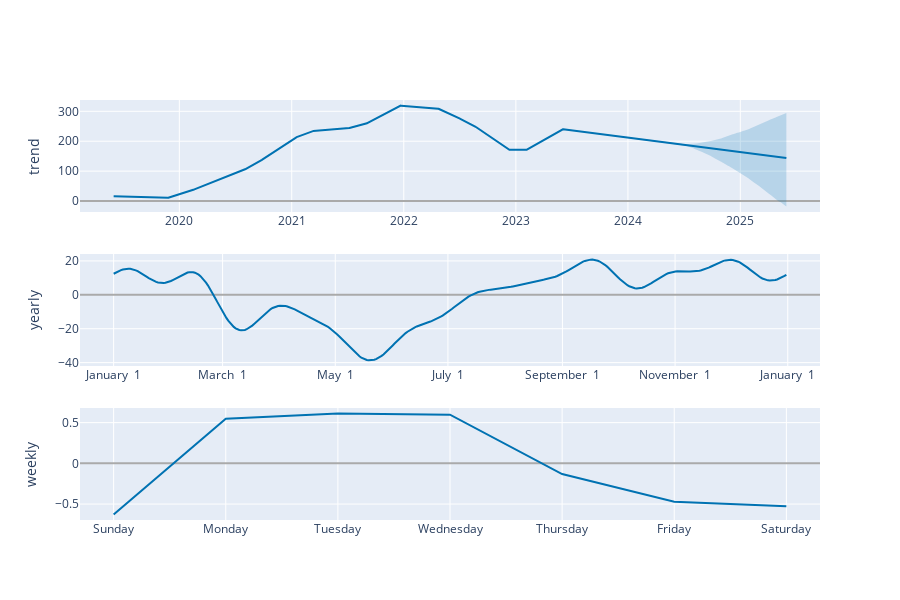

This figure's notebook cell:
### Code cell
fig = plot_plotly(m, forecast)
plot_components_plotly(m, forecast)

## Generated figure is found in folder as 'newplot.png'

### Figure 1 — Plotly figure (JSON) as saved in the notebook; plotly's stock layout.template omitted (floating-point values rounded to 4 significant figures; data arrays with more than 128 entries replaced by an {"elided": "..."} marker saying what was removed)
{"data": [{"line": {"color": "#0072B2", "width": 2}, "mode": "lines", "name": "trend", "type": "scatter", "x": {"elided": "2192 str values"}, "xaxis": "x", "y": {"elided": "2192 float values"}, "yaxis": "y"}, {"line": {"color": "rgba(0, 114, 178, 0.2)", "width": 0}, "mode": "lines", "name": "trend_upper", "type": "scatter", "x": {"elided": "2192 str values"}, "xaxis": "x", "y": {"elided": "2192 float values"}, "yaxis": "y"}, {"fill": "tonexty", "fillcolor": "rgba(0, 114, 178, 0.2)", "line": {"color": "rgba(0, 114, 178, 0.2)", "width": 0}, "mode": "lines", "name": "trend_lower", "type": "scatter", "x": {"elided": "2192 str values"}, "xaxis": "x", "y": {"elided": "2192 float values"}, "yaxis": "y"}, {"line": {"color": "#0072B2", "width": 2}, "mode": "lines", "name": "yearly", "type": "scatter", "x": {"elided": "365 str values"}, "xaxis": "x2", "y": {"elided": "365 float values"}, "yaxis": "y2"}, {"line": {"color": "#0072B2", "width": 2}, "mode": "lines", "name": "weekly", "type": "scatter", "x": ["2017-01-01T00:00:00", "2017-01-02T00:00:00", "2017-01-03T00:00:00", "2017-01-04T00:00:00", "2017-01-05T00:00:00", "2017-01-06T00:00:00", "2017-01-07T00:00:00"], "xaxis": "x3", "y": [-0.6272, 0.5487, 0.6111, 0.598, -0.1318, -0.4704, -0.5284], "yaxis": "y3"}], "layout": {"height": 600, "showlegend": false, "width": 900, "xaxis": {"anchor": "y", "domain": [0, 1], "range": ["2019-02-11T10:48:00", "2025-09-17T13:12:00"], "type": "date"}, "xaxis2": {"anchor": "y2", "domain": [0, 1], "range": ["2016-12-13T18:54:02.958904115", "2018-01-18T11:04:57.863013581"], "tickformat": "%B %e", "type": "date"}, "xaxis3": {"anchor": "y3", "domain": [0, 1], "range": ["2016-12-31T16:48:00", "2017-01-07T07:12:00"], "tickformat": "%A", "type": "date"}, "yaxis": {"anchor": "x", "domain": [0.7333, 1], "rangemode": "normal", "title": {"text": "trend"}, "zerolinecolor": "#AAA"}, "yaxis2": {"anchor": "x2", "domain": [0.3667, 0.6333], "title": {"text": "yearly"}, "zerolinecolor": "#AAA"}, "yaxis3": {"anchor": "x3", "domain": [0, 0.2667], "title": {"text": "weekly"}, "zerolinecolor": "#AAA"}}}
